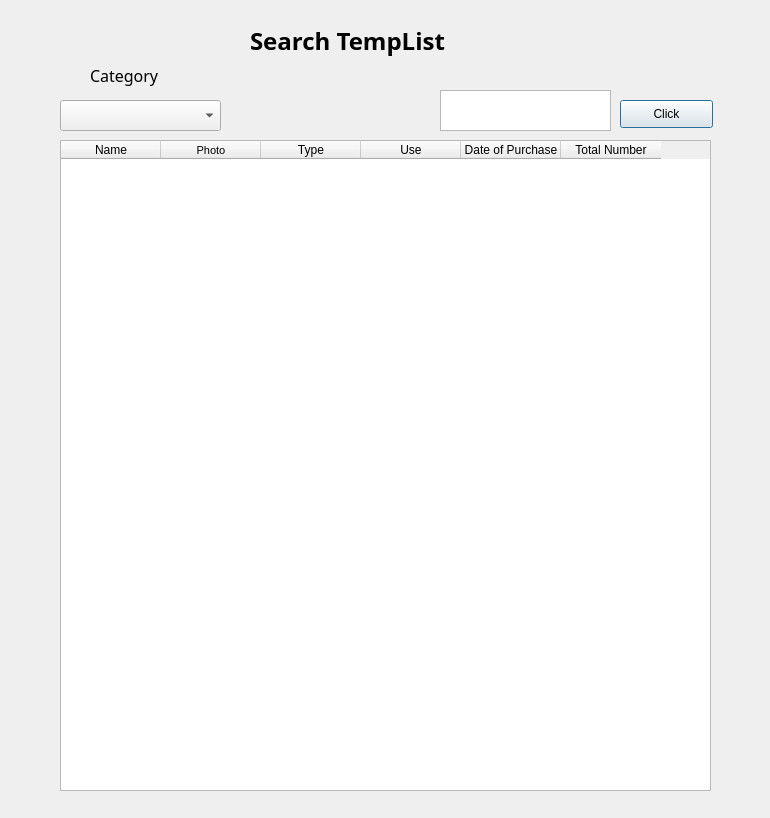
<?xml version="1.0" encoding="UTF-8"?>
<ui version="4.0">
 <class>SearchTempListWindow</class>
 <widget class="QDialog" name="SearchTempListWindow">
  <property name="geometry">
   <rect>
    <x>0</x>
    <y>0</y>
    <width>770</width>
    <height>818</height>
   </rect>
  </property>
  <property name="windowTitle">
   <string>SearchTempListWindow</string>
  </property>
  <widget class="QLabel" name="label_2">
   <property name="geometry">
    <rect>
     <x>90</x>
     <y>60</y>
     <width>91</width>
     <height>31</height>
    </rect>
   </property>
   <property name="font">
    <font>
     <family>함초롬바탕</family>
     <pointsize>12</pointsize>
     <weight>50</weight>
     <bold>false</bold>
    </font>
   </property>
   <property name="text">
    <string>Category</string>
   </property>
  </widget>
  <widget class="QPushButton" name="pushButton">
   <property name="geometry">
    <rect>
     <x>620</x>
     <y>100</y>
     <width>93</width>
     <height>28</height>
    </rect>
   </property>
   <property name="text">
    <string>Click</string>
   </property>
  </widget>
  <widget class="QLabel" name="label">
   <property name="geometry">
    <rect>
     <x>250</x>
     <y>10</y>
     <width>271</width>
     <height>61</height>
    </rect>
   </property>
   <property name="font">
    <font>
     <family>함초롬바탕</family>
     <pointsize>18</pointsize>
     <weight>75</weight>
     <bold>true</bold>
    </font>
   </property>
   <property name="text">
    <string>Search TempList</string>
   </property>
  </widget>
  <widget class="QComboBox" name="comboBox">
   <property name="geometry">
    <rect>
     <x>60</x>
     <y>100</y>
     <width>161</width>
     <height>31</height>
    </rect>
   </property>
  </widget>
  <widget class="QTableWidget" name="tableWidget">
   <property name="geometry">
    <rect>
     <x>60</x>
     <y>140</y>
     <width>651</width>
     <height>651</height>
    </rect>
   </property>
   <column>
    <property name="text">
     <string>Name</string>
    </property>
   </column>
   <column>
    <property name="text">
     <string>Photo</string>
    </property>
    <property name="font">
     <font>
      <pointsize>8</pointsize>
     </font>
    </property>
   </column>
   <column>
    <property name="text">
     <string>Type</string>
    </property>
   </column>
   <column>
    <property name="text">
     <string>Use</string>
    </property>
   </column>
   <column>
    <property name="text">
     <string>Date of Purchase</string>
    </property>
   </column>
   <column>
    <property name="text">
     <string>Total Number</string>
    </property>
   </column>
  </widget>
  <widget class="QPlainTextEdit" name="plainTextEdit">
   <property name="geometry">
    <rect>
     <x>440</x>
     <y>90</y>
     <width>171</width>
     <height>41</height>
    </rect>
   </property>
   <property name="font">
    <font>
     <pointsize>14</pointsize>
    </font>
   </property>
  </widget>
 </widget>
 <layoutdefault spacing="6" margin="11"/>
 <resources/>
 <connections>
  <connection>
   <sender>pushButton</sender>
   <signal>clicked()</signal>
   <receiver>SearchTempListWindow</receiver>
   <slot>search()</slot>
   <hints>
    <hint type="sourcelabel">
     <x>460</x>
     <y>116</y>
    </hint>
    <hint type="destinationlabel">
     <x>498</x>
     <y>67</y>
    </hint>
   </hints>
  </connection>
 </connections>
 <slots>
  <slot>search()</slot>
 </slots>
</ui>
